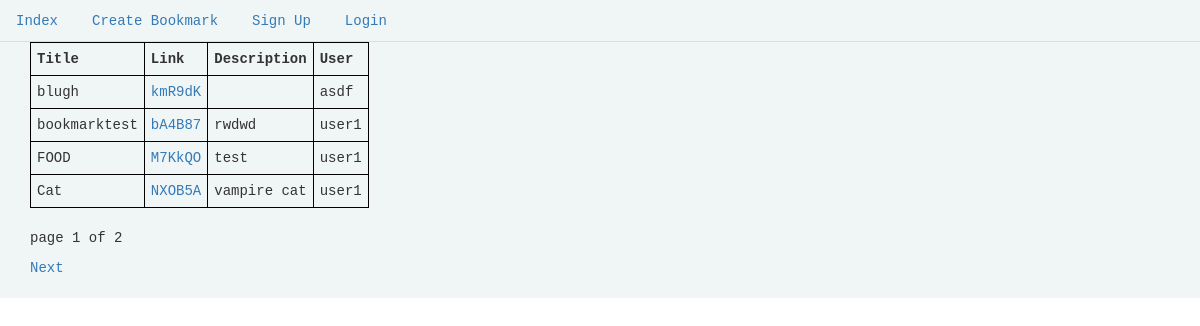
/, run on an earlier commit of the app's database.
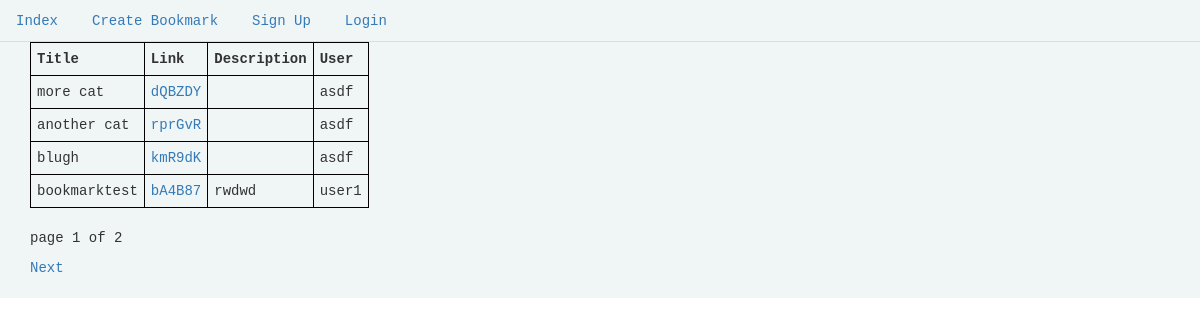
And on a later commit of the database.
### appurl/models.py (models this page shows)
class Bookmark(models.Model):
    link = models.TextField()
    shortlink = models.CharField(max_length=50)
    title = models.CharField(max_length=50)
    description = models.TextField(blank=True)
    created = models.DateTimeField(auto_now_add=True)
    user = models.ForeignKey(User)
    view = models.IntegerField(default=0)
    public = models.BooleanField(default=True)
    class Meta:
        ordering = ['-created']

### appurl/views.py (the view)
# urls.py: url(r'^$', ViewIndex.as_view(), name='index'),
class ViewIndex(ListView):
    template_name = 'index.html'
    model = Bookmark
    paginate_by = 5
    def get_context_data(self, **kwargs):
        context = super().get_context_data(**kwargs)
        bookmark = Bookmark.objects.all()
        context['bookmark'] = bookmark
        return context

### appurl/templates/index.html (shortened to what this page needs)
{% extends 'base.html' %}
{% block content %}
{% if bookmark_list  %}
  <table id="bookmarks" style='width100%'>
    <tr>
      <td class='bookmarkitem'><b>Title</b></td>
      <td class='bookmarkitem'> <b>Link</b></td>
      <td class='bookmarkitem'> <b>Description</b></td>
      <td class='bookmarkitem'> <b>User</b></td>
    </tr>
    {% for bookmark in bookmark_list %}
      {% if bookmark.public %}
      <tr>
        <td class='bookmarkitem'>{{ bookmark.title }}</td>
        <td class='bookmarkitem'><a href="{{index}}/{{ bookmark.shortlink }}">{{ bookmark.shortlink }}</a></td>
        <td class='bookmarkitem'>{{ bookmark.description }}</td>
        <td class='bookmarkitem'>{{ bookmark.user }}</td>
      </tr>
      {% endif %}
    {% endfor %}
  </table>
  {% if is_paginated %}
  <div class='pagination'>
      <span class='step-links'>
          <span class="current">
            <p>page {{ page_obj.number }} of {{ paginator.num_pages }}</p>
          </span>
          {% if page_obj.has_next %}
          <a href="?page={{ page_obj.next_page_number }}">Next</a>
          {% endif %}
      </span>
    </div>
  {% endif %}
  {% else %}
    <p>No bookmarks found.</p>
  {% endif %}
{% endblock %}

### appurl/templates/base.html (shortened to what this page needs)
{% load staticfiles %}
<!DOCTYPE html>
<html lang="en">
<div class='bodydiv'>
<head>
  <link rel='stylesheet' href="{% static 'appurl/css/css.css' %}">
  <link rel='stylesheet' href="{% static 'appurl/bootstrap.css'%}">
</head>
<body {% block bodytag %}{% endblock%}>
  <ul class="nav nav-tabs">
        <li role="presentation"><a href="{% url 'index' %}">Index</a></li>
        <li role="presentation"><a href="{% url 'addbookmark' %}">Create Bookmark</a></li>
      {% if request.user.is_authenticated %}
        <li role="presentation"><a href="{% url 'index' %}yourbookmarks/{{ user }}">Your Bookmarks</a></li>
        <li role="presentation"><a href="{% url 'logout' %}">Logout</a></li>
      {% else %}
        <li role="presentation"><a href="{% url 'signup' %}">Sign Up</a></li>
        <li role="presentation"><a href="{% url 'login' %}">Login</a></li>
      {% endif %}
        </ul>
  <div class='container'>
  {% block content %}{% endblock %}
</div>
</div>
</body>
</html>

### appurl/static/appurl/css/css.css (style rules this page uses)
.bodydiv { background-color: #f0f5f5; font-family: monospace; }
.bookmarkitem { padding: 6px; }

### appurl/templates/index.html (style rules this page uses)
table, th, td { border: 1px solid black; border-collapse: collapse; }
th, td { padding: 10px; }

What changed in the data, as far as the page shows it:
no longer on this page (row edited): Bookmark: title "FOOD", shortlink "M7KkQO", description "test", user "user1"
no longer on this page (row edited): Bookmark: title "Cat", shortlink "NXOB5A", description "vampire cat", user "user1"
added Bookmark: title "more cat", shortlink "dQBZDY", user "asdf"
added Bookmark: title "another cat", shortlink "rprGvR", user "asdf"
